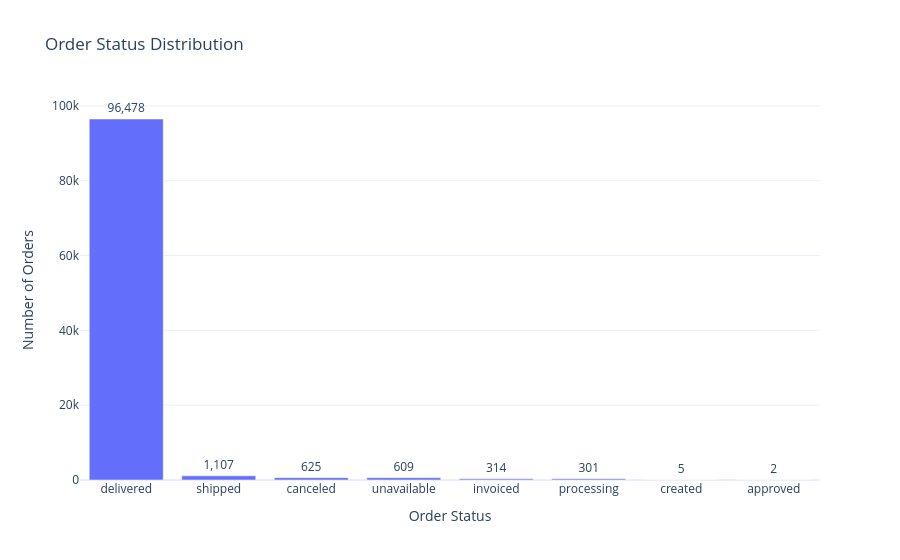

The notebook cell saved with this chart:
### Code cell
fig = px.bar(
    order_status_analysis,
    x='order_status',
    y='orders',
    title='Order Status Distribution',
    text='orders'
)

fig.update_traces(
    texttemplate='%{text:,}',
    textposition='outside'
)

fig.update_layout(
    xaxis_title='Order Status',
    yaxis_title='Number of Orders',
    template='plotly_white'
)

fig.show()

### Figure 1 — Plotly figure (JSON) as saved in the notebook; plotly's stock layout.template omitted (floating-point values rounded to 4 significant figures)
{"data": [{"hovertemplate": "order_status=%{x}<br>orders=%{text}<extra></extra>", "legendgroup": "", "marker": {"color": "#636efa", "pattern": {"shape": ""}}, "name": "", "orientation": "v", "showlegend": false, "text": [96480.0, 1107.0, 625.0, 609.0, 314.0, 301.0, 5.0, 2.0], "textposition": "outside", "texttemplate": "%{text:,}", "type": "bar", "x": ["delivered", "shipped", "canceled", "unavailable", "invoiced", "processing", "created", "approved"], "xaxis": "x", "y": [96478, 1107, 625, 609, 314, 301, 5, 2], "yaxis": "y"}], "layout": {"barmode": "relative", "legend": {"tracegroupgap": 0}, "title": {"text": "Order Status Distribution"}, "xaxis": {"anchor": "y", "domain": [0, 1], "title": {"text": "Order Status"}}, "yaxis": {"anchor": "x", "domain": [0, 1], "title": {"text": "Number of Orders"}}}}
